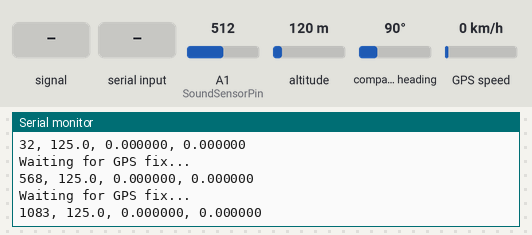
The sketch below on a simulated Arduino Uno, built with avr-gcc and run on an emulated ATmega328P. On the bench: the last lines printed to the serial monitor. The test bench sets the inputs (shaded band); at power-on: altitude 120 m, A1 (SoundSensorPin) = 512, compass heading 90°, GPS speed 0 km/h. Storage starts empty; the GPS gets a fix after 3 s at 37.7749, -122.4194 with 8 satellites.

Above: at 1.3 s.
1.4 s: A1 (SoundSensorPin) fed a 200 Hz sine of ±81 counts around its level
At 2.1 s:
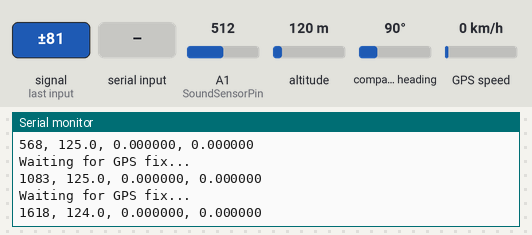
2.9 s: altitude set to 20 m
At 4.2 s:
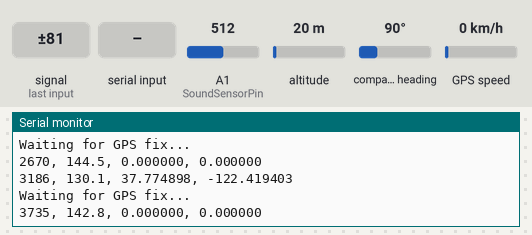
4.4 s: A1 (SoundSensorPin) set to 716
At 5.2 s:
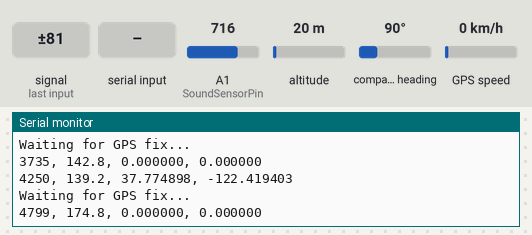
5.9 s: compass heading set to 180°
At 6.3 s:
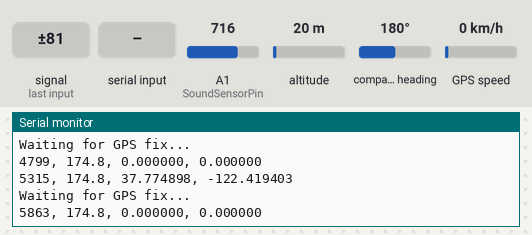
10.1 s: A1 (SoundSensorPin) fed a 1000 Hz sine of ±255 counts around its level
At 10.5 s:
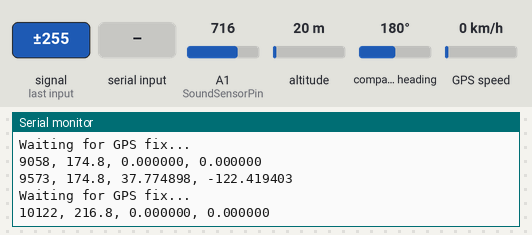
11.6 s: "1" received over the second serial link
At 12.7 s:
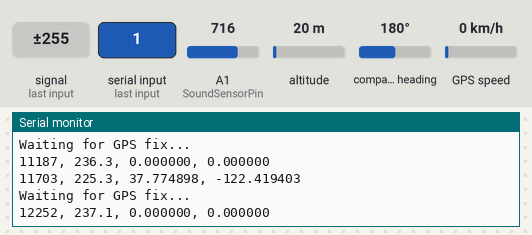
Timing chart, 0 to 14.1 s (numbered marks = the images above; inputs shaded):
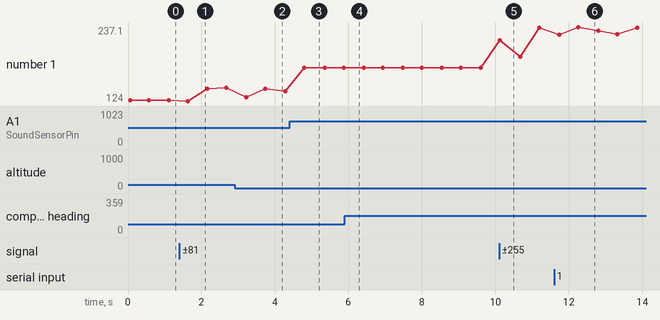

The sketch:

sketch_GPS_dB_SD_Logger.ino
```cpp
#include <SD.h>             // Include SD library
#include <TinyGPS++.h>      // Include TinyGPS++ library
#include <SoftwareSerial.h> // Include SoftwareSerial for GPS communication

// Pin definitions
#define SoundSensorPin A1  // Pin for the sound sensor
#define VREF  5.0          // Voltage reference for the analog input
#define SD_CS_PIN 5        // Chip select pin for the SD card (modify if necessary)
static const int RXPin = 4, TXPin = 3; // GPS module pins
static const uint32_t GPSBaud = 9600;  // GPS baud rate

// GPS setup
TinyGPSPlus gps;           // Create TinyGPS++ object
SoftwareSerial ss(RXPin, TXPin); // GPS serial communication

// SD file
File dataFile;

void setup() {
  Serial.begin(115200);   // Start serial communication for debugging
  ss.begin(GPSBaud);      // Start GPS communication
  Serial.println("Starting...");

  // Initialize SD card
  if (!SD.begin(SD_CS_PIN)) {
    Serial.println("SD card initialization failed!");
    return;
  }
  Serial.println("SD card initialized.");

  // Open file for writing the header
  dataFile = SD.open("data.csv", FILE_WRITE);
  if (dataFile) {
    dataFile.println("Timestamp (ms), Decibel Reading (dBA), Latitude, Longitude");  // CSV header
    dataFile.close();  // Close file after writing the header
  } else {
    Serial.println("Error opening data.csv for writing");
  }
}

void loop() {
  // Variables for sound sensor reading
  float voltageValue, dbValue;

  // Read decibel data from sound sensor
  voltageValue = analogRead(SoundSensorPin) / 1024.0 * VREF;
  dbValue = voltageValue * 50.0;  // Convert voltage to decibel value

  // Get the timestamp in milliseconds
  unsigned long timestamp = millis();

  // GPS processing: Check if a new GPS location is available
  while (ss.available() > 0) {
    gps.encode(ss.read());
  }

  // Read the GPS data if updated
  double latitude = 0.0, longitude = 0.0;
  if (gps.location.isUpdated()) {
    latitude = gps.location.lat();
    longitude = gps.location.lng();
  } else {
    Serial.println("Waiting for GPS fix...");
  }

  // Output data to Serial Monitor
  Serial.print(timestamp);            // Print timestamp
  Serial.print(", ");                 // Separator
  Serial.print(dbValue, 1);           // Print decibel value
  Serial.print(", ");                 // Separator
  Serial.print(latitude, 6);          // Print latitude
  Serial.print(", ");                 // Separator
  Serial.println(longitude, 6);       // Print longitude

  // Open the file for appending data
  dataFile = SD.open("data.csv", FILE_WRITE);

  // If the file is available, write timestamp, dbValue, and GPS coordinates
  if (dataFile) {
    dataFile.print(timestamp);        // Write timestamp
    dataFile.print(", ");             // Separator
    dataFile.print(dbValue, 1);       // Write decibel value
    dataFile.print(", ");             // Separator
    dataFile.print(latitude, 6);      // Write latitude
    dataFile.print(", ");             // Separator
    dataFile.println(longitude, 6);   // Write longitude
    dataFile.close();  // Close the file after writing the data
  } else {
    Serial.println("Error opening data.csv for writing");
  }

  delay(500);  // Delay for 500 milliseconds
}
```

Measured:
- after the input at 1.4 s, the serial monitor: prints a new line after 0.22 s (image 1)
- after the input at 2.9 s, the serial monitor: prints a new line after 0.84 s (image 2)
- after the input at 4.4 s, the serial monitor: prints a new line after 0.40 s (image 3)
- after the input at 10.1 s, the serial monitor: prints a new line at once (image 5)
- after the input at 11.6 s, the serial monitor: prints a new line after 0.66 s (image 6)
- plotted number 1: 125 → 144.5 after the input at 1.4 s, 144.5 → 139.2 after the input at 2.9 s, 139.2 → 174.8 after the input at 4.4 s, 174.8 → 236.3 after the input at 10.1 s
